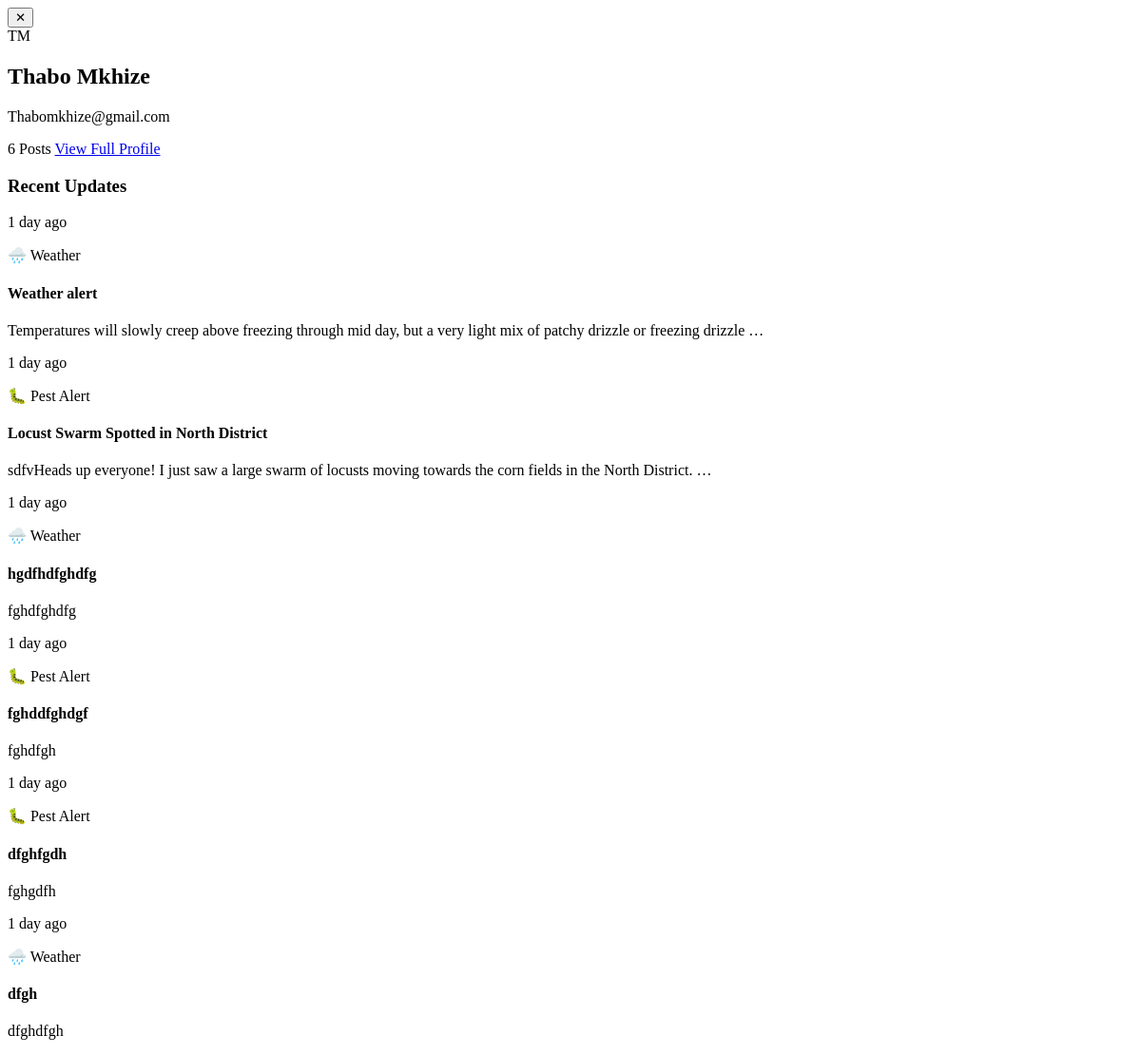
The app's page /profile-modal/5/, older data.
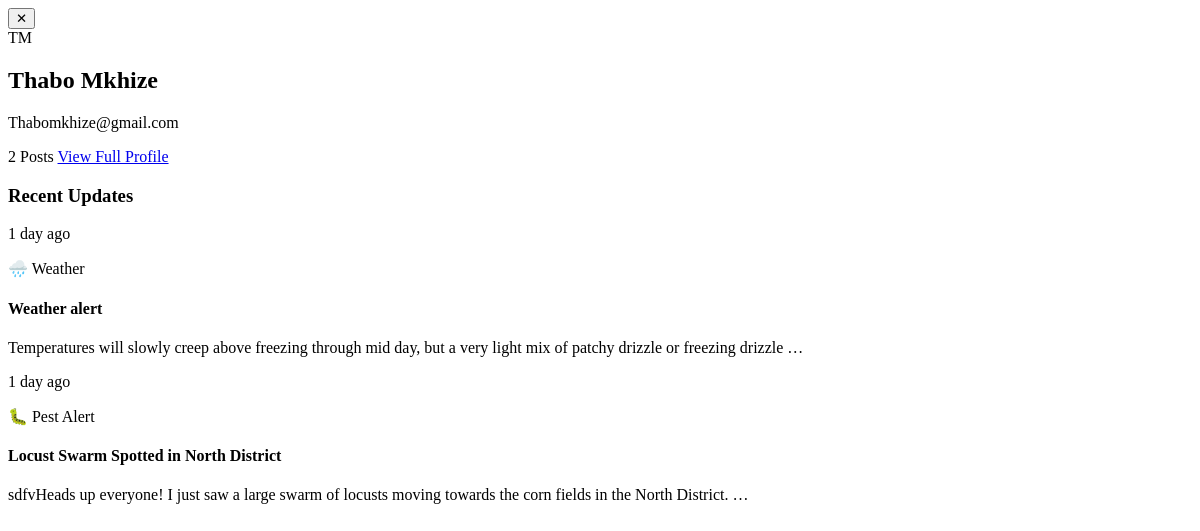
The same page, newer data.
### core/models.py (models this page shows, shortened)
class FieldUpdate(models.Model):
    CATEGORY_CHOICES = [
        ('pest_alert', 'Pest Alert'),
        ('weather', 'Weather Observation'),
        ('crop_condition', 'Crop Condition'),
        ('fertilizer', 'Fertilizer Tip'),
        ('general', 'General Insight'),
    ]
    author = models.ForeignKey(
        User,
        on_delete=models.CASCADE,
        related_name='field_updates'
    )
    title = models.CharField(max_length=200)
    message = models.TextField()
    category = models.CharField(
        max_length=20,
        choices=CATEGORY_CHOICES
    )
    image = models.ImageField(
        upload_to='post_images/',
        blank=True,
        null=True
    )
    created_at = models.DateTimeField(auto_now_add=True)

### core/views.py (the view)
# urls.py: path('profile-modal/<int:pk>/', views.profile_modal, name='profile_modal'),
def profile_modal(request, pk):
    from django.contrib.auth.models import User
    profile_user = get_object_or_404(User, pk=pk)
    posts = FieldUpdate.objects.filter(author=profile_user).order_by('-created_at')
    return render(request, 'core/profile_modal.html', {
        'profile_user': profile_user,
        'posts': posts,
    })

### core/templates/core/profile_modal.html (shortened to what this page needs)
<div class="fixed inset-0 bg-black/50 z-50 flex items-center justify-center" onclick="document.getElementById('modal-container').innerHTML=''; document.body.style.overflow='';">
  <div class="bg-white rounded-xl shadow-xl w-full max-w-lg mx-4 overflow-hidden" onclick="event.stopPropagation()">
    <div class="h-20 bg-gradient-to-r from-green-700 to-green-900 relative">
      <button onclick="document.getElementById('modal-container').innerHTML=''; document.body.style.overflow='';"
        class="absolute top-3 right-3 text-white hover:text-green-200 text-lg">✕</button>
    </div>
    <div class="px-6 pb-6">
      <div class="w-16 h-16 bg-green-600 rounded-full flex items-center justify-center text-white font-bold text-xl -mt-8 mb-3 border-4 border-white">
        {{ profile_user.first_name|first|upper }}{{ profile_user.last_name|first|upper }}
      </div>
      <h2 class="text-xl font-bold text-gray-800">{{ profile_user.get_full_name }}</h2>
      <p class="text-sm text-gray-400 mb-1">{{ profile_user.email }}</p>
      <span class="text-xs text-green-700 bg-green-50 border border-green-200 px-3 py-1 rounded-full">
        {{ posts.count }} Posts
      </span>
      <a href="{% url 'profile' profile_user.pk %}" class="block mt-4 text-center bg-green-600 hover:bg-green-500 text-white text-sm font-semibold py-2 rounded-lg transition">
        View Full Profile
      </a>
    </div>
    <div class="border-t border-gray-100 px-6 py-4 max-h-72 overflow-y-auto">
      <h3 class="text-sm font-bold text-gray-700 mb-3">Recent Updates</h3>
      {% for post in posts %}
      <div class="mb-4 pb-4 border-b border-gray-100 last:border-0">
        <div class="flex items-center justify-between mb-1">
          <p class="text-xs text-gray-400">{{ post.created_at|timesince }} ago</p>
          {% if post.category == 'pest_alert' %}
            <span class="text-xs px-2 py-0.5 rounded-full bg-red-50 text-red-600 border border-red-200">🐛 Pest Alert</span>
          {% elif post.category == 'weather' %}
            <span class="text-xs px-2 py-0.5 rounded-full bg-blue-50 text-blue-600 border border-blue-200">🌧️ Weather</span>
          {% elif post.category == 'crop_condition' %}
            <span class="text-xs px-2 py-0.5 rounded-full bg-green-50 text-green-700 border border-green-200">🌿 Crop Condition</span>
          {% elif post.category == 'fertilizer' %}
            <span class="text-xs px-2 py-0.5 rounded-full bg-yellow-50 text-yellow-700 border border-yellow-200">🌱 Fertilizer</span>
          {% else %}
            <span class="text-xs px-2 py-0.5 rounded-full bg-gray-50 text-gray-600 border border-gray-200">💬 General</span>
          {% endif %}
        </div>
        <h4 class="text-sm font-semibold text-gray-800">{{ post.title }}</h4>
        <p class="text-xs text-gray-500 mt-1">{{ post.message|truncatewords:20 }}</p>
      </div>
      {% empty %}
        <p class="text-sm text-gray-400">No posts yet.</p>
      {% endfor %}
    </div>
  </div>
</div>

Row changes from the older to the newer data that the page shows:
removed FieldUpdate: created_at "1 day", category "🌧️ Weather", title "hgdfhdfghdfg", message "fghdfghdfg"
removed FieldUpdate: created_at "1 day", category "🐛 Pest Alert", title "fghddfghdgf", message "fghdfgh"
removed FieldUpdate: created_at "1 day", category "🐛 Pest Alert", title "dfghfgdh", message "fghgdfh"
removed FieldUpdate: created_at "1 day", category "🌧️ Weather", title "dfgh", message "dfghdfgh"
Text that changed along with them:
{{ posts.count }}: "6" → "2"
